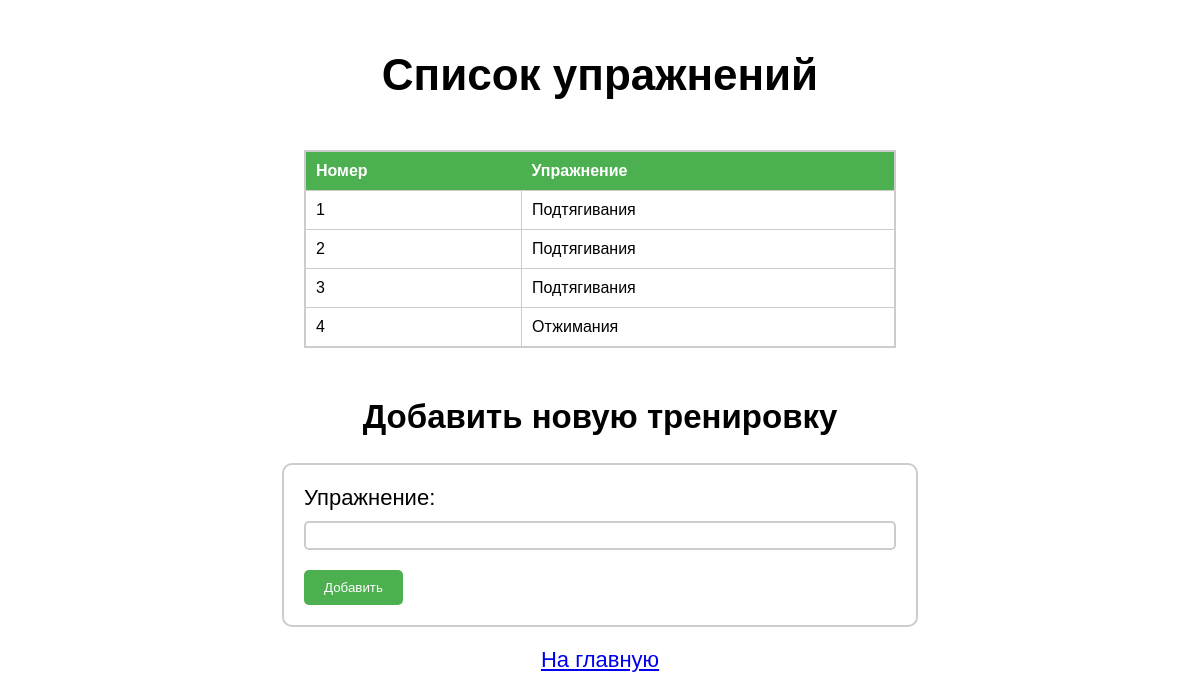
The app's page /trains, older data.
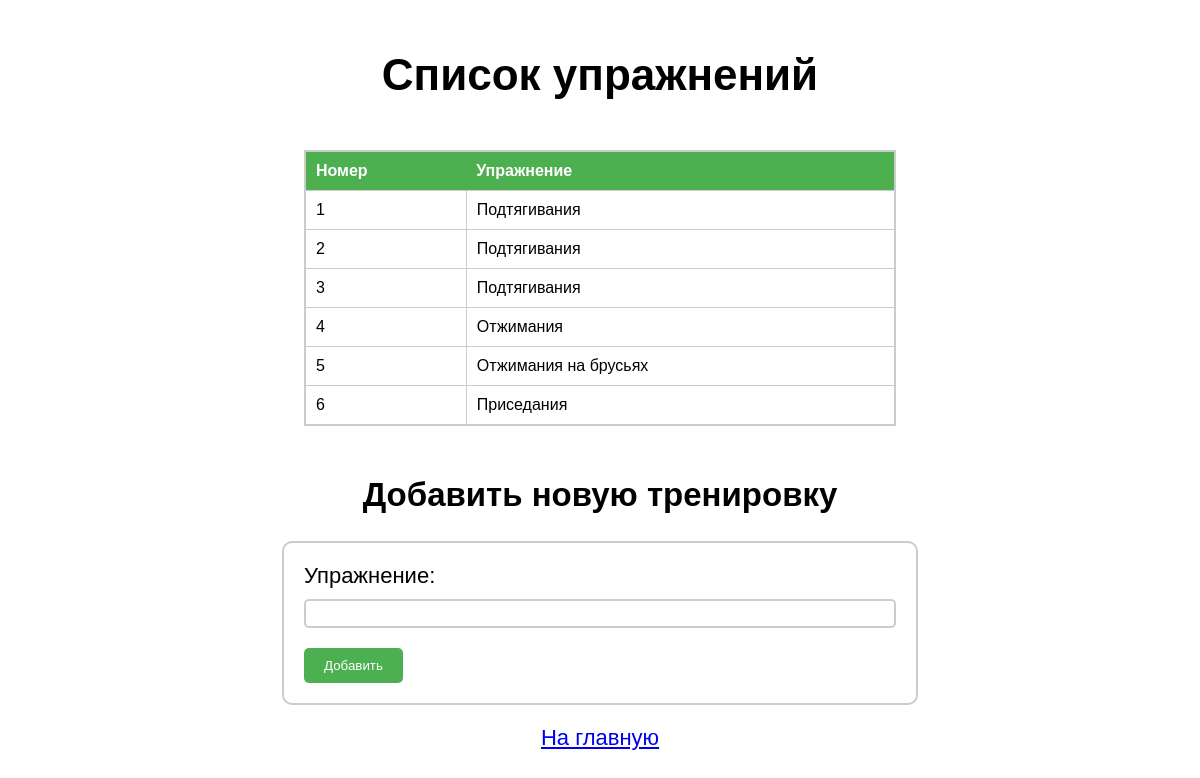
The same page, newer data.
### tables this page shows
CREATE TABLE exercises
             (id INTEGER PRIMARY KEY AUTOINCREMENT,
              name TEXT);

### app.py (the view)
@app.route('/trains')
def trains():
    conn = get_db_connection()
    c = conn.cursor()
    c.execute("SELECT * FROM exercises")
    rows = c.fetchall()
    return render_template('exercises.html', rows=rows)

### app.py (called while the page is built)
def get_db_connection():
    conn = sqlite3.connect('trainings.db')
    return conn

### templates/exercises.html (shortened to what this page needs)
<html>
<head>
</head>
<body>
    <h1>Список упражнений</h1>
    <table>
        <tr>
            <th>Номер</th>
            <th>Упражнение</th>
        </tr>
        {% for row in rows %}
        <tr>
            <td>{{ row[0] }}</td>
            <td>{{ row[1] }}</td>
        </tr>
        {% endfor %}
    </table>
    <h2>Добавить новую тренировку</h2>
    <form action="/add_ex" method="post">
        <label for="exercise">Упражнение:</label>
        <input type="text" name="exercise" id="exercise">
        <input type="submit" value="Добавить">
    </form>
    <a href = "/"> На главную</a>
</body>
</html>

### templates/exercises.html (style rules this page uses)
body { font-family: Arial, sans-serif; font-size: 22px; }
h1 { text-align: center; margin-top: 50px; }
table { margin: 50px auto; border-collapse: collapse; border: 2px solid #ccc; border-radius: 10px; width: 50%; }
th { background-color: #4CAF50; color: white; padding: 10px; text-align: left; }
td { border: 1px solid #ccc; padding: 10px; }
a { display: block; text-align: center; }
h2 { text-align: center; margin-top: 50px; }
form { margin: 20px auto; width: 50%; border: 2px solid #ccc; padding: 20px; border-radius: 10px; }
label { display: block; margin-bottom: 10px; }
input[type="text"] { padding: 5px; border-radius: 5px; border: 2px solid #ccc; margin-bottom: 20px; width: 100%; }
input[type="submit"] { background-color: #4CAF50; color: white; padding: 10px 20px; border: none; border-radius: 5px; cursor: pointer; }

Row changes from the older to the newer data that the page shows:
added exercises: id "5", name "Отжимания на брусьях"
added exercises: id "6", name "Приседания"
